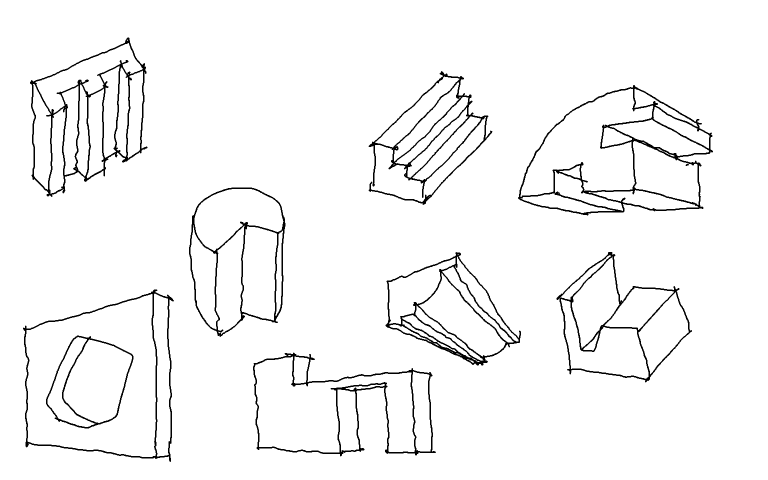
#> input picture LZ_Test.png, 1536 x 960 px (shown at 1/2 size)
$ python extrusion_debug_cn_branch_protected.py LZ_Test.png
#> lines starting #> are read from the running program, lines starting #| are printed output that depends on the picture; after the words box and inside, x2 and y2 are one past the last pixel; in counts of white or black regions, pixels touching at a corner belong together
# extrusion_debug_cn.py
# Robust debug version for sketch extrusion detection.
# Key fix: trace_strokes uses crossing number instead of raw degree!=2,
# avoiding false junctions caused by 8-neighbor stair-step skeleton artifacts.

import argparse
import math
import os

import cv2
import numpy as np


# ============================================================
# 1. Preprocess + thinning
# ============================================================

# [58 lines left out: function zhang_suen_thinning, not called in this run]


def remove_small_components(mask, min_area=8):
    num, labels, stats, _ = cv2.connectedComponentsWithStats(mask, connectivity=8)
    out = np.zeros_like(mask)

    for i in range(1, num):
        area = stats[i, cv2.CC_STAT_AREA]
        if area >= min_area:
            out[labels == i] = 255

    return out


def preprocess(
    image_path,
    invert=True,
    close_kernel=3,
    close_iter=1,
    dilate_iter=1,
    min_component_area=12,
    min_skel_component_area=6,
):
#> called with image_path = 'LZ_Test.png', invert = True, close_kernel = 3, close_iter = 1, dilate_iter = 1, min_component_area = 12, min_skel_component_area = 6
    img = cv2.imread(image_path)
#> img is the input picture: shape (960, 1536, 3); min 0, max 255, mean 245.8
    if img is None:
        raise FileNotFoundError(image_path)

    gray = cv2.cvtColor(img, cv2.COLOR_BGR2GRAY)
    gray_blur = cv2.GaussianBlur(gray, (3, 3), 0)

    if invert:
        _, bw = cv2.threshold(gray_blur, 0, 255, cv2.THRESH_BINARY_INV + cv2.THRESH_OTSU)
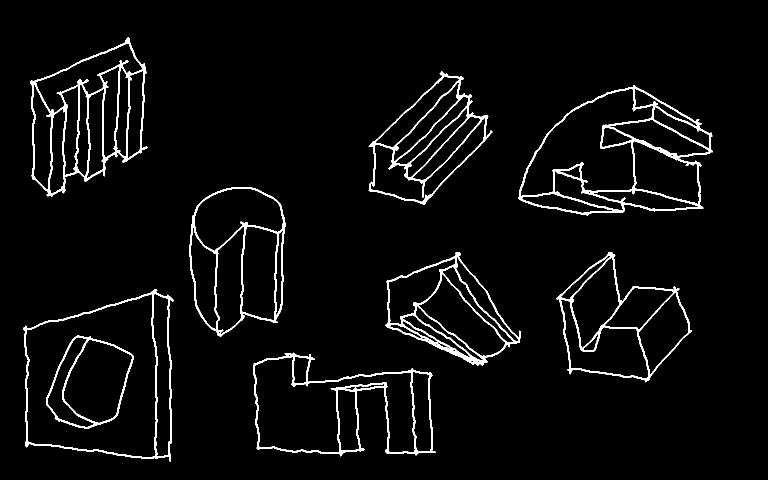
#> bw: shape (960, 1536) (shown at 1/2 size); 3.9% white; 9 white regions, largest, box (x1, y1, x2, y2) and area: (1036, 170, 1426, 431) 9994, (60, 75, 295, 394) 8956, (771, 504, 1042, 731) 6903
    else:
        _, bw = cv2.threshold(gray_blur, 0, 255, cv2.THRESH_BINARY + cv2.THRESH_OTSU)

    if close_kernel > 0 and close_iter > 0:
        k = np.ones((close_kernel, close_kernel), np.uint8)
        bw = cv2.morphologyEx(bw, cv2.MORPH_CLOSE, k, iterations=close_iter)
#> bw: shape (960, 1536); 3.9% white; 9 white regions, largest, box (x1, y1, x2, y2) and area: (1036, 170, 1426, 431) 10134, (60, 75, 295, 394) 9058, (771, 504, 1042, 731) 7078

    if dilate_iter > 0:
        bw = cv2.dilate(bw, np.ones((2, 2), np.uint8), iterations=dilate_iter)
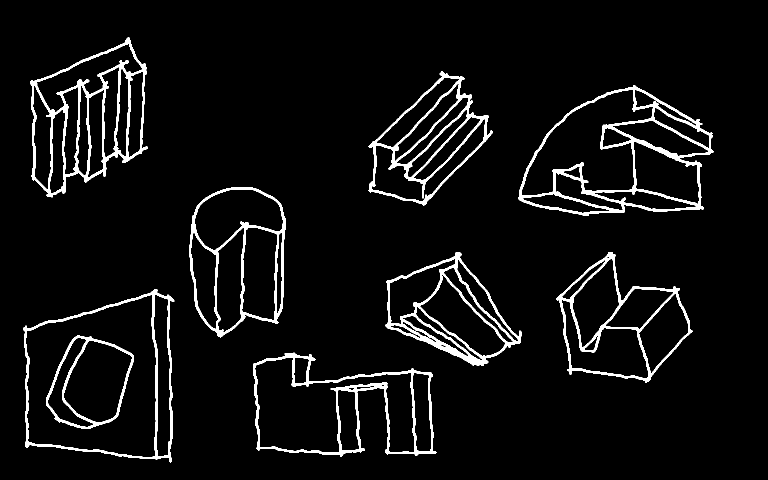
#> bw: shape (960, 1536) (shown at 1/2 size); 5.3% white; 9 white regions, largest, box (x1, y1, x2, y2) and area: (1036, 170, 1427, 432) 13330, (60, 75, 296, 395) 12000, (771, 504, 1043, 732) 9477

    bw = remove_small_components(bw, min_area=min_component_area)
#> in remove_small_components, `num, labels, stats, _ = cv2.connectedComponentsWithStats(mask, connect..`:
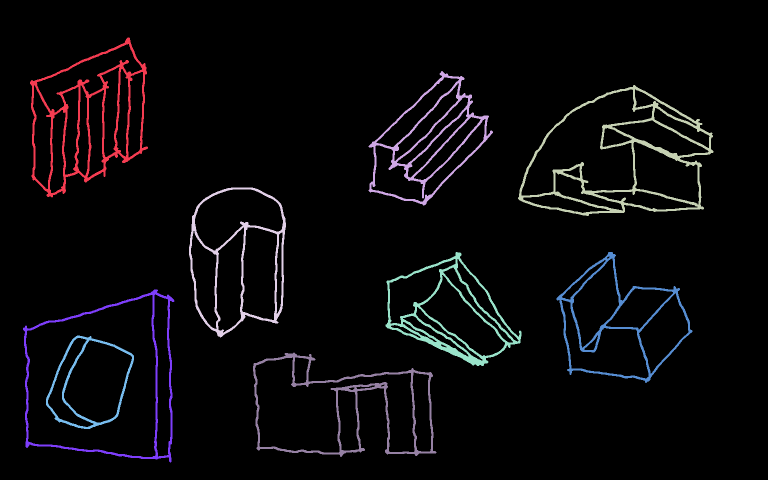
#> labels: shape (960, 1536) int32 (shown at 1/2 size); 10 distinct labels, from 0 to 9; one colour per label, 0 black
#> in remove_small_components, `num, labels, stats, _ = cv2.connectedComponentsWithStats(mask, connect..`: num = 10; stats = [[0, 0, 1536, 960, 1397047], [60, 75, 236, 320, 12000], [737, 142, 249, 269, 8940], [1036, 170, 391, 262, 13330], [378, 375, 194, 300, 7324], [771, 504, 272, 228, 9477], [1113, 504, 272, 262, 7326], [46, 579, 303, 346, 6699], [92, 671, 176, 187, 3700], [506, 705, 367, 209, 8717]]
#> the loop in remove_small_components, `for i in range(1, num):` made 9 passes
#> area on passes 1 to 8: 12000, 8940, 13330, 7324, 9477, 7326, 6699, 3700

    try:
        skel = cv2.ximgproc.thinning(bw)
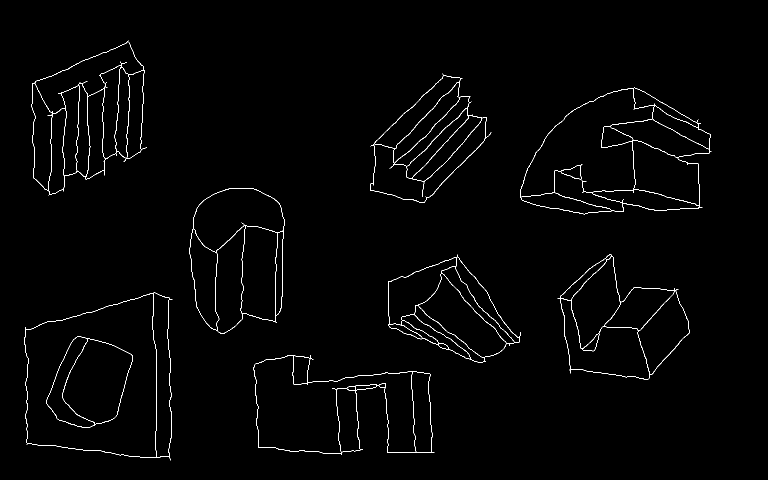
#> skel: shape (960, 1536) (shown at 1/2 size); 1.2% white in thin lines or dots, all inside (x1, y1, x2, y2) = (49, 81, 1423, 921)
    except Exception:
        skel = zhang_suen_thinning(bw)

    skel = remove_small_components(skel, min_area=min_skel_component_area)
#> call 2 of remove_small_components, with min_area = 6
#> in remove_small_components (call 2), `num, labels, stats, _ = cv2.connectedComponentsWithStats(mask, connect..`:
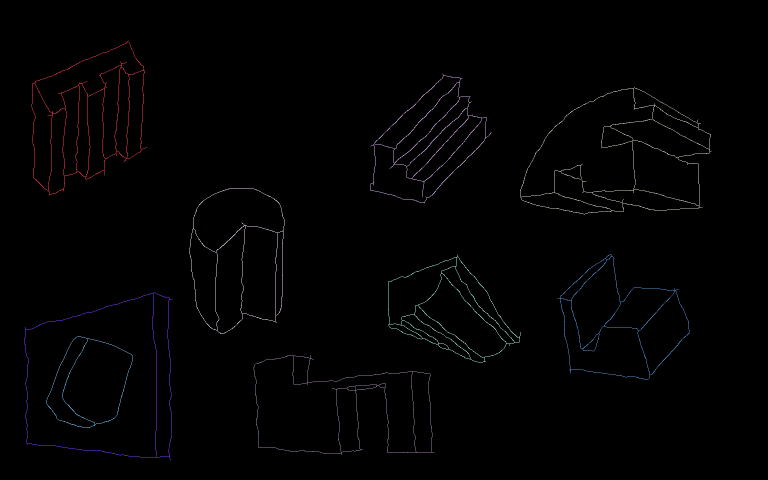
#> labels: shape (960, 1536) int32 (shown at 1/2 size); 10 distinct labels, from 0 to 9; one colour per label, 0 black
#> in remove_small_components (call 2), `num, labels, stats, _ = cv2.connectedComponentsWithStats(mask, connect..`: stats = [[0, 0, 1536, 960, 1457565], [63, 81, 231, 310, 2571], [740, 147, 243, 259, 2184], [1040, 175, 383, 254, 2742], [379, 376, 190, 292, 1623], [776, 509, 265, 217, 1965], [1115, 508, 265, 252, 1723], [49, 585, 296, 336, 1486], [93, 673, 173, 183, 782], [507, 710, 362, 200, 1919]]
#> the loop in remove_small_components (call 2), `for i in range(1, num):` made 9 passes
#> area on passes 1 to 8: 2571, 2184, 2742, 1623, 1965, 1723, 1486, 782
    return img, bw, skel


# ============================================================
# 2. Skeleton graph utilities
# ============================================================

def get_neighbors(mask, p):
    """
    Safer skeleton neighbors.

    4-neighbor is always allowed.
    Diagonal neighbor is allowed only when it is not a corner-cutting shortcut.
    This reduces false junctions from 8-neighbor stair-step artifacts.
    """
    x, y = p
    h, w = mask.shape
    out = []

    # 4-neighbors
    for dx, dy in [(1, 0), (-1, 0), (0, 1), (0, -1)]:
        xx, yy = x + dx, y + dy
        if 0 <= xx < w and 0 <= yy < h and mask[yy, xx] > 0:
            out.append((xx, yy))

    # diagonal neighbors
    for dx, dy in [(1, 1), (1, -1), (-1, 1), (-1, -1)]:
        xx, yy = x + dx, y + dy
        if not (0 <= xx < w and 0 <= yy < h):
            continue
        if mask[yy, xx] == 0:
            continue

        side1_x, side1_y = x + dx, y
        side2_x, side2_y = x, y + dy

        side1 = 0 <= side1_x < w and 0 <= side1_y < h and mask[side1_y, side1_x] > 0
        side2 = 0 <= side2_x < w and 0 <= side2_y < h and mask[side2_y, side2_x] > 0

        # If an orthogonal route exists, diagonal is likely only a shortcut.
        if not side1 and not side2:
            out.append((xx, yy))

    return out


def edge_key(a, b):
    return tuple(sorted((a, b)))


def raw_8_neighbor_values(mask, p):
    """
    Return P2...P9 around p:
      P2=N, P3=NE, P4=E, P5=SE, P6=S, P7=SW, P8=W, P9=NW.
    """
    x, y = p
    h, w = mask.shape

    coords = [
        (x, y - 1),
        (x + 1, y - 1),
        (x + 1, y),
        (x + 1, y + 1),
        (x, y + 1),
        (x - 1, y + 1),
        (x - 1, y),
        (x - 1, y - 1),
    ]

    vals = []
    for xx, yy in coords:
        vals.append(1 if 0 <= xx < w and 0 <= yy < h and mask[yy, xx] > 0 else 0)
    return vals


def crossing_number(mask, p):
    """
    Skeleton connectivity/crossing number.
    Endpoint usually CN=1, regular curve point CN=2, branch CN>=3.
    """
    vals = raw_8_neighbor_values(mask, p)
    transitions = 0
    for i in range(8):
        if vals[i] != vals[(i + 1) % 8]:
            transitions += 1
    return transitions // 2


def skeleton_node_type(mask, p):
    deg = len(get_neighbors(mask, p))
    cn = crossing_number(mask, p)

    if deg == 0:
        return "isolated"
    if deg == 1:
        return "endpoint"
    if cn >= 3:
        return "branch"
    return "regular"


def choose_best_continuation(prev, cur, candidates):
    if not candidates:
        return None
    if len(candidates) == 1:
        return candidates[0]

    prev_v = np.array([cur[0] - prev[0], cur[1] - prev[1]], dtype=np.float64)
    n = np.linalg.norm(prev_v)
    if n < 1e-8:
        return candidates[0]
    prev_v /= n

    best = None
    best_score = -1e9
    for q in candidates:
        next_v = np.array([q[0] - cur[0], q[1] - cur[1]], dtype=np.float64)
        m = np.linalg.norm(next_v)
        if m < 1e-8:
            continue
        next_v /= m
        score = float(np.dot(prev_v, next_v))
        if score > best_score:
            best_score = score
            best = q
    return best


# ============================================================
# 3. Robust skeleton tracing
# ============================================================

def trace_strokes(skel, min_pixels=3):
    """
    Robust skeleton tracing.

    Instead of cutting at every raw degree!=2 pixel, this uses crossing number:
      endpoint = true endpoint
      branch = true topological branch
      regular = everything else, including many raw degree=3 stair-step artifacts.
    """
#> called with min_pixels = 3
    ys, xs = np.where(skel > 0)
#> ys = 16995 values from 81 to 920; xs = 16995 values, max 1422 at index 4481, min 49 at index 12222, mean 720.9
    pixels = set(zip(xs.tolist(), ys.tolist()))
#> pixels = 16995 items

    if not pixels:
        return []

    node_type = {}
    nodes = set()
    for p in pixels:
        t = skeleton_node_type(skel, p)
        node_type[p] = t
        if t in ("endpoint", "branch"):
            nodes.add(p)
#> this loop made 16995 passes

    visited_edges = set()
    strokes = []

    # Trace paths from true endpoints / true branches
    for start in list(nodes):
        for nb in get_neighbors(skel, start):
            ek = edge_key(start, nb)
            if ek in visited_edges:
                continue

            path = [start]
            prev = start
            cur = nb
            visited_edges.add(ek)
            safety = 0

            while True:
                safety += 1
                if safety > 20000:
                    break

                path.append(cur)

                if cur in nodes and cur != start:
                    break

                nbs = [q for q in get_neighbors(skel, cur) if q != prev]
                nbs_unvisited = [q for q in nbs if edge_key(cur, q) not in visited_edges]
                if not nbs_unvisited:
                    break

                nxt = choose_best_continuation(prev, cur, nbs_unvisited)
                if nxt is None:
                    break

                visited_edges.add(edge_key(cur, nxt))
                prev, cur = cur, nxt

            if len(path) >= min_pixels:
                strokes.append(np.array(path, dtype=np.float32))
#> this loop made 220 passes
#> start on passes 1 to 3: (485, 627), (130, 216), (587, 711)

    # Trace remaining pure cycles / unvisited chains
    for p in pixels:
        for nb in get_neighbors(skel, p):
            if edge_key(p, nb) in visited_edges:
                continue

            start = p
            prev = p
            cur = nb
            path = [start]
            visited_edges.add(edge_key(start, cur))
            safety = 0

            while True:
                safety += 1
                if safety > 20000:
                    break

                path.append(cur)

                nbs = [q for q in get_neighbors(skel, cur) if q != prev]
                nbs_unvisited = [q for q in nbs if edge_key(cur, q) not in visited_edges]
                if not nbs_unvisited:
                    break

                nxt = choose_best_continuation(prev, cur, nbs_unvisited)
                if nxt is None:
                    break

                if nxt == start:
                    visited_edges.add(edge_key(cur, nxt))
                    path.append(start)
                    break

                visited_edges.add(edge_key(cur, nxt))
                prev, cur = cur, nxt

            if len(path) >= min_pixels:
                strokes.append(np.array(path, dtype=np.float32))
#> this loop made 16995 passes
#> p on passes 1 to 3: (206, 217), (65, 278), (863, 258)

    return strokes


# ============================================================
# 4. Stroke merge and geometry
# ============================================================

def stroke_arc_length(points):
    if len(points) < 2:
        return 0.0
    d = np.diff(points, axis=0)
    return float(np.sum(np.sqrt(np.sum(d * d, axis=1))))


def stroke_chord_length(points):
    if len(points) < 2:
        return 0.0
    return float(np.linalg.norm(points[-1] - points[0]))


def stroke_straightness(points):
    arc = stroke_arc_length(points)
    chord = stroke_chord_length(points)
    if arc < 1e-8:
        return 0.0
    return chord / arc


# [166 lines left out: functions endpoint_tangent, angle_between_vectors, merge_two_strokes, get_branch_points, is_near_branch_endpoint, can_merge_strokes and 1 more, not called in this run]

def fit_line_to_points(points):
    pts = points.astype(np.float64)
    center = pts.mean(axis=0)
    X = pts - center
    cov = X.T @ X / max(len(points), 1)
    vals, vecs = np.linalg.eigh(cov)
    direction = vecs[:, np.argmax(vals)]
    direction = direction / (np.linalg.norm(direction) + 1e-12)
    a = -direction[1]
    b = direction[0]
    c = -(a * center[0] + b * center[1])
    n = math.hypot(a, b)
    line = np.array([a / n, b / n, c / n], dtype=np.float64)
    return line, direction, center


def build_stroke_infos(strokes):
    infos = []
    for i, pts in enumerate(strokes):
        if len(pts) < 2:
            continue
        arc = stroke_arc_length(pts)
        chord = stroke_chord_length(pts)
        straight = stroke_straightness(pts)
        line, direction, center = fit_line_to_points(pts)
        infos.append({
            "index": i,
            "points": pts,
            "arc": arc,
            "chord": chord,
            "straightness": straight,
            "line": line,
            "direction": direction,
            "center": center,
        })
#> this loop made 259 passes
    return infos


def intersect_lines(l1, l2):
    p = np.cross(l1, l2)
    if abs(p[2]) < 1e-8:
        return None
    return np.array([p[0] / p[2], p[1] / p[2]], dtype=np.float64)


def point_line_distance(line, point):
    a, b, c = line
    x, y = point
    return abs(a * x + b * y + c)


def angle_line_to_vp(direction, center, vp):
    v = vp - center
    nv = np.linalg.norm(v)
    if nv < 1e-8:
        return 90.0
    v /= nv
    cosang = abs(float(np.dot(direction, v)))
    cosang = np.clip(cosang, -1.0, 1.0)
    return math.degrees(math.acos(cosang))


# ============================================================
# 5. Direction model
# ============================================================

def estimate_vp_from_strokes(stroke_infos, image_shape, min_length=60, min_straightness=0.9, dist_thresh=8.0, angle_thresh=12.0):
#> called with image_shape = (960, 1536, 3), min_length = 30, min_straightness = 0.88, dist_thresh = 8, angle_thresh = 12
    h, w = image_shape[:2]
    line_strokes = [s for s in stroke_infos if s["arc"] >= min_length and s["straightness"] >= min_straightness]

    if len(line_strokes) < 2:
        return None, line_strokes

    candidates = []
    for i in range(len(line_strokes)):
        for j in range(i + 1, len(line_strokes)):
            l1 = line_strokes[i]["line"]
            l2 = line_strokes[j]["line"]
            normal_dot = abs(l1[0] * l2[0] + l1[1] * l2[1])
            if normal_dot > 0.995:
                continue
            p = intersect_lines(l1, l2)
            if p is None:
                continue
            if abs(p[0]) > 12 * w or abs(p[1]) > 12 * h:
                continue
            candidates.append(p)
#> this loop made 56 passes

    if not candidates:
        return None, line_strokes

    best = None
    for vp in candidates:
        inliers = []
        score = 0.0
        for s in line_strokes:
            d = point_line_distance(s["line"], vp)
            a = angle_line_to_vp(s["direction"], s["center"], vp)
            if d <= dist_thresh and a <= angle_thresh:
                inliers.append(s)
                score += s["arc"] * s["straightness"] / (1.0 + d)
        if len(inliers) < 2:
            continue
        if best is None or score > best["score"]:
            best = {"mode": "vp", "vp": vp, "score": float(score), "inliers": inliers}
#> this loop made 1224 passes
#> vp on passes 1 to 3: [481.6, 625.5], [120.1, 531.4], [248.4, 564.8]
    return best, line_strokes


def angle_between_dirs(d1, d2):
    d1 = d1 / (np.linalg.norm(d1) + 1e-12)
    d2 = d2 / (np.linalg.norm(d2) + 1e-12)
    c = abs(float(np.dot(d1, d2)))
    c = np.clip(c, -1.0, 1.0)
    return math.degrees(math.acos(c))


def fallback_parallel_direction(line_strokes, angle_cluster_thresh=18.0):
#> called with angle_cluster_thresh = 18
    if len(line_strokes) < 1:
        return None

    best_group = []
    for s in line_strokes:
        base_dir = s["direction"]
        group = [t for t in line_strokes if angle_between_dirs(base_dir, t["direction"]) <= angle_cluster_thresh]
        if len(group) > len(best_group):
            best_group = group

    if not best_group:
        return None

    dirs = []
    ref = best_group[0]["direction"]
    for s in best_group:
        d = s["direction"].copy()
        if np.dot(d, ref) < 0:
            d = -d
        dirs.append(d)
#> this loop made 27 passes

    v = np.mean(dirs, axis=0)
    v = v / (np.linalg.norm(v) + 1e-12)
    if v[1] < 0:
        v = -v
    score = sum(s["arc"] * s["straightness"] for s in best_group)
    return {"mode": "parallel", "direction": v, "score": float(score), "inliers": best_group}


# [11 lines left out: function foreground_bbox, not called in this run]


def point_inside_bbox(p, bbox):
    x0, y0, x1, y1 = bbox
    return x0 <= p[0] <= x1 and y0 <= p[1] <= y1


def choose_extrusion_model(args, infos, img_shape, skel):
    line_strokes = [s for s in infos if s["arc"] >= args.min_stroke_length and s["straightness"] >= args.straightness]

    if args.force_parallel:
        return fallback_parallel_direction(line_strokes, angle_cluster_thresh=args.parallel_angle_thresh), line_strokes

    if args.vp is not None:
        vp = np.array(args.vp, dtype=np.float64)
        inliers = []
        score = 0.0
        for s in line_strokes:
            d = point_line_distance(s["line"], vp)
            a = angle_line_to_vp(s["direction"], s["center"], vp)
            if d <= args.dist_thresh and a <= args.angle_thresh:
                inliers.append(s)
                score += s["arc"] * s["straightness"] / (1.0 + d)
        return {"mode": "vp", "vp": vp, "score": float(score), "inliers": inliers}, line_strokes

    vp_model, line_strokes = estimate_vp_from_strokes(
        infos,
        img_shape,
        min_length=args.min_stroke_length,
        min_straightness=args.straightness,
        dist_thresh=args.dist_thresh,
        angle_thresh=args.angle_thresh,
    )
    parallel_model = fallback_parallel_direction(line_strokes, angle_cluster_thresh=args.parallel_angle_thresh)
    model = vp_model

    if model is not None and args.reject_vp_near_object:
        bbox = foreground_bbox(skel, margin_ratio=args.vp_reject_bbox_margin)
        if bbox is not None and point_inside_bbox(model["vp"], bbox):
            print("[info] Rejecting finite VP because it is inside/near object bbox.")
            model = parallel_model

    if model is not None and parallel_model is not None:
        if model["score"] < args.vp_score_ratio * parallel_model["score"]:
            print("[info] Parallel model is comparable to VP model; using parallel.")
            model = parallel_model

    if model is None:
        model = parallel_model
    return model, line_strokes


# ============================================================
# 6. Masks + candidates
# ============================================================

def draw_polyline_mask(mask, points, thickness):
    pts = points.reshape(-1, 1, 2).astype(np.int32)
    cv2.polylines(mask, [pts], False, 255, thickness, cv2.LINE_AA)


def make_side_mask(skel, model, side_thickness=5):
#> called with side_thickness = 4
    mask = np.zeros_like(skel)
#> mask: shape (960, 1536); every value is 0
    for s in model["inliers"]:
        draw_polyline_mask(mask, s["points"], side_thickness)
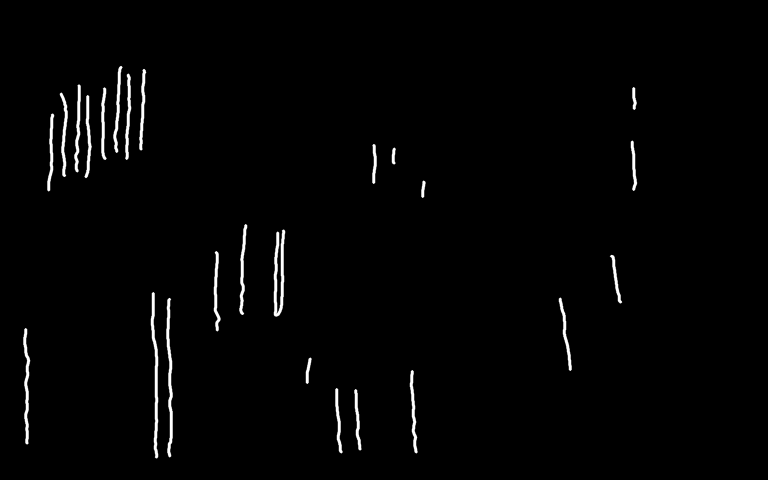
#> mask: shape (960, 1536) (shown at 1/2 size); min 0, max 255, mean 4
    mask = cv2.bitwise_and(mask, skel)
    mask = cv2.dilate(mask, np.ones((2, 2), np.uint8), iterations=1)
#> (the rest of the program and of its run is left out)
